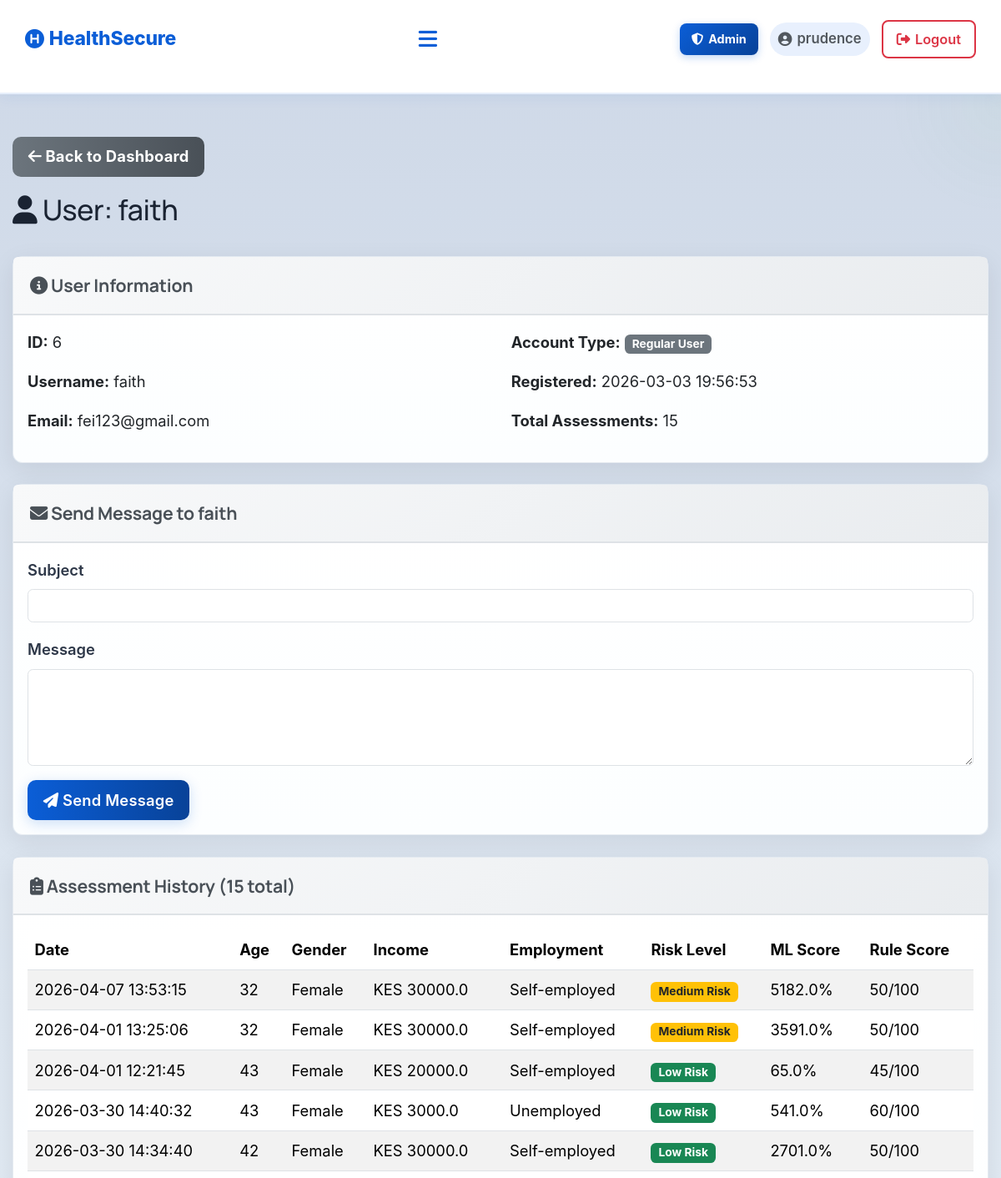
Page /admin/user/6 (signed in, upper part) on the earlier database version.
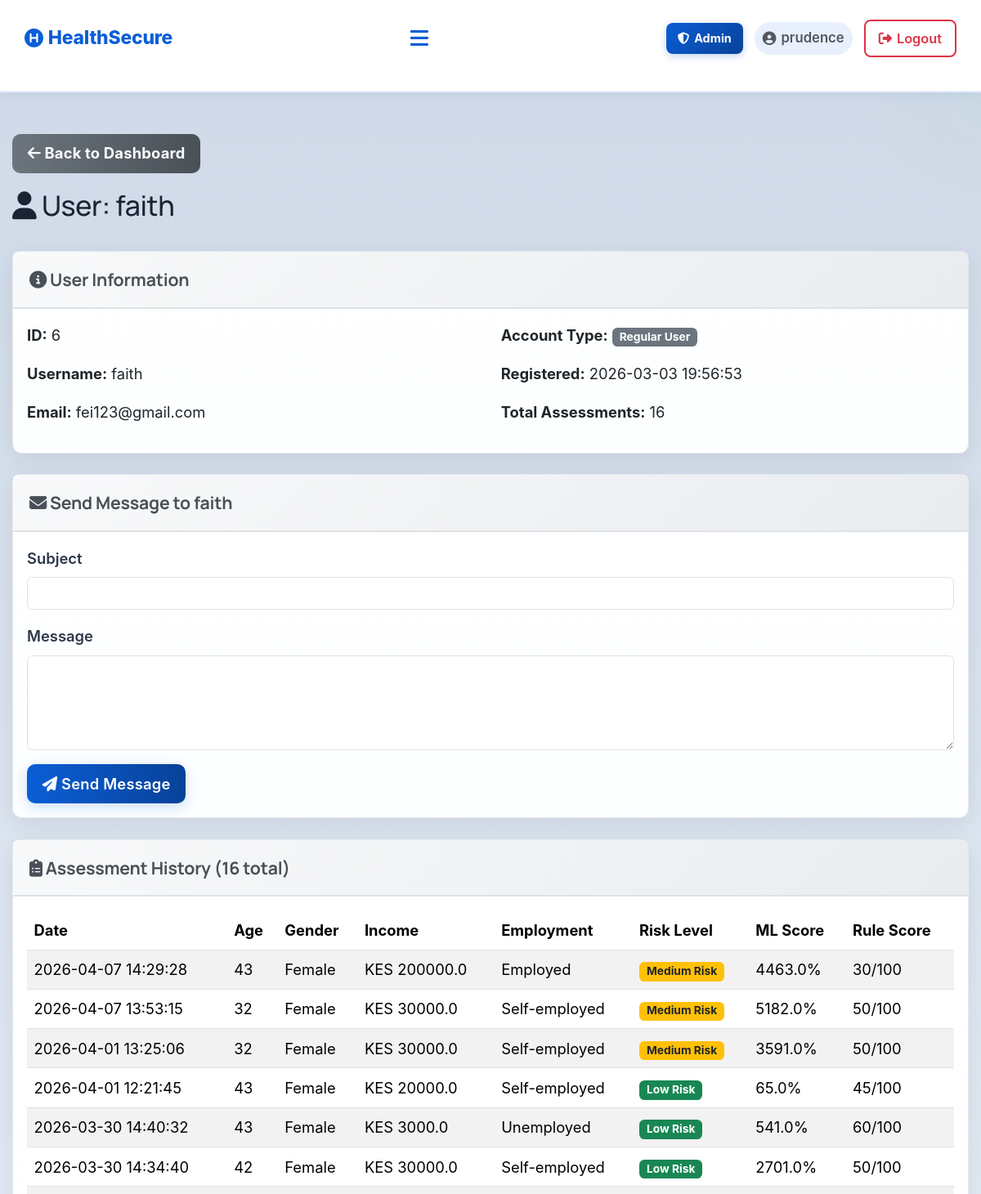
Same page on the later database version.
### tables this page shows
CREATE TABLE users (
            id INTEGER PRIMARY KEY AUTOINCREMENT,
            username TEXT UNIQUE NOT NULL,
            email TEXT UNIQUE NOT NULL,
            password TEXT NOT NULL,
            created_at TIMESTAMP DEFAULT CURRENT_TIMESTAMP
        , is_admin INTEGER DEFAULT 0);

CREATE TABLE assessments (
            id INTEGER PRIMARY KEY AUTOINCREMENT,
            user_id INTEGER NOT NULL,
            age INTEGER,
            gender TEXT,
            marital_status TEXT,
            employment_status TEXT,
            income REAL,
            children INTEGER,
            education_level TEXT,
            residence_type TEXT,
            chronic_illness TEXT,
            family_size INTEGER,
            healthcare_knowledge TEXT,
            hospital_visit_gap REAL,
            routine_checkups INTEGER,
            cancer_screening INTEGER,
            dental_checkup INTEGER,
            mental_health_support INTEGER,
            risk_level TEXT,
            probability REAL,
            created_at TIMESTAMP DEFAULT CURRENT_TIMESTAMP, rule_based_score INTEGER DEFAULT 0, rule_based_category TEXT DEFAULT "Unknown",
            FOREIGN KEY (user_id) REFERENCES users (id)
        );

### app.py (the view)
@app.route('/admin/user/<int:user_id>')
@admin_required
def admin_view_user(user_id):
    conn = get_db_connection()
    user = conn.execute('SELECT * FROM users WHERE id = ?', (user_id,)).fetchone()
    if not user:
        flash('User not found!', 'danger')
        return redirect(url_for('admin_dashboard'))
    assessments = conn.execute('''
        SELECT * FROM assessments
        WHERE user_id = ?
        ORDER BY created_at DESC
    ''', (user_id,)).fetchall()
    conn.close()
    return render_template('admin_user_view.html',
                          username=session.get('username'),
                          user=user,
                          assessments=assessments)

### app.py (called while the page is built)
@app.context_processor
def inject_assessment_results():
    return {
        'has_results': session.get('assessment_result') is not None,
        'assessment_result': session.get('assessment_result'),
        'assessment_user_data': session.get('user_data')
    }

def get_db_connection():
    conn = sqlite3.connect(DATABASE)
    conn.row_factory = sqlite3.Row
    return conn

def is_admin():
    return bool(session.get('logged_in')) and session.get('is_admin', 0) == 1

def admin_required(f):
    from functools import wraps
    @wraps(f)
    def decorated_function(*args, **kwargs):
        if not session.get('logged_in'):
            flash('Please log in to access this page.', 'warning')
            return redirect(url_for('login'))
        if not is_admin():
            flash('Access denied. Admin privileges required.', 'danger')
            return redirect(url_for('index'))
        return f(*args, **kwargs)
    return decorated_function

### templates/admin_user_view.html (shortened to what this page needs)
{% extends 'base.html' %}
{% block extra_css %}
<link rel="stylesheet" href="{{ url_for('static', filename='css/admin.css') }}">
{% endblock %}
{% block content %}
<div class="container mt-5">
    <div class="row mb-4">
        <div class="col-12">
            <a href="{{ url_for('admin_dashboard') }}" class="btn btn-secondary mb-3">
                <i class="fas fa-arrow-left"></i> Back to Dashboard
            </a>
            <h2><i class="fas fa-user"></i> User: {{ user.username }}</h2>
        </div>
    </div>
    <div class="card mb-4">
        <div class="card-header">
            <h5><i class="fas fa-info-circle"></i> User Information</h5>
        </div>
        <div class="card-body">
            <div class="row">
                <div class="col-md-6">
                    <p><strong>ID:</strong> {{ user.id }}</p>
                    <p><strong>Username:</strong> {{ user.username }}</p>
                    <p><strong>Email:</strong> {{ user.email }}</p>
                </div>
                <div class="col-md-6">
                    <p><strong>Account Type:</strong>
                        {% if user.is_admin == 1 %}
                        <span class="badge bg-danger">Administrator</span>
                        {% else %}
                        <span class="badge bg-secondary">Regular User</span>
                        {% endif %}
                    </p>
                    <p><strong>Registered:</strong> {{ user.created_at }}</p>
                    <p><strong>Total Assessments:</strong> {{ assessments|length }}</p>
                </div>
            </div>
        </div>
    </div>
    <div class="card mb-4">
        <div class="card-header">
            <h5><i class="fas fa-envelope"></i> Send Message to {{ user.username }}</h5>
        </div>
        <div class="card-body">
            <form method="POST" action="{{ url_for('admin_send_message', user_id=user.id) }}">
                <div class="mb-3">
                    <label for="subject" class="form-label">Subject</label>
                    <input type="text" class="form-control" id="subject" name="subject" required>
                </div>
                <div class="mb-3">
                    <label for="message" class="form-label">Message</label>
                    <textarea class="form-control" id="message" name="message" rows="4" required></textarea>
                </div>
                <button type="submit" class="btn btn-primary">
                    <i class="fas fa-paper-plane"></i> Send Message
                </button>
            </form>
        </div>
    </div>
    <div class="card">
        <div class="card-header">
            <h5><i class="fas fa-clipboard-list"></i> Assessment History ({{ assessments|length }} total)</h5>
        </div>
        <div class="card-body">
            {% if assessments %}
            <div class="table-responsive">
                <table class="table table-striped table-hover">
                    <thead>
                        <tr>
                            <th>Date</th>
                            <th>Age</th>
                            <th>Gender</th>
                            <th>Income</th>
                            <th>Employment</th>
                            <th>Risk Level</th>
                            <th>ML Score</th>
                            <th>Rule Score</th>
                        </tr>
                    </thead>
                    <tbody>
                        {% for assessment in assessments %}
                        <tr>
                            <td>{{ assessment.created_at }}</td>
                            <td>{{ assessment.age }}</td>
                            <td>{{ assessment.gender }}</td>
                            <td>KES {{ assessment.income|round(0) }}</td>
                            <td>{{ assessment.employment_status }}</td>
                            <td>
                                {% if assessment.risk_level == 'High Risk' %}
                                <span class="badge bg-danger">{{ assessment.risk_level }}</span>
                                {% elif assessment.risk_level == 'Medium Risk' %}
                                <span class="badge bg-warning text-dark">{{ assessment.risk_level }}</span>
                                {% else %}
                                <span class="badge bg-success">{{ assessment.risk_level }}</span>
                                {% endif %}
                            </td>
                            <td>{{ (assessment.probability * 100)|round(1) }}%</td>
                            <td>{{ assessment.rule_based_score }}/100</td>
                        </tr>
                        {% endfor %}
                    </tbody>
                </table>
            </div>
            {% else %}
            <p class="text-muted">No assessments yet for this user.</p>
            {% endif %}
        </div>
    </div>
</div>
{% endblock %}

### templates/base.html (shortened to what this page needs)
<!DOCTYPE html>
<html lang="en">
<head>
    <link rel="stylesheet" href="https://cdn.jsdelivr.net/npm/bootstrap@5.3.2/dist/css/bootstrap.min.css">
    <link rel="stylesheet" href="https://cdnjs.cloudflare.com/ajax/libs/font-awesome/6.4.0/css/all.min.css">
    <link rel="stylesheet" href="{{ url_for('static', filename='css/base.css') }}">
    <link rel="stylesheet" href="{{ url_for('static', filename='css/style.css') }}">
    {% block extra_css %}{% endblock %}
</head>
<body>
<nav class="navbar" role="navigation" aria-label="Main navigation">
    <a href="{{ url_for('index') }}" class="logo" aria-label="HealthSecure Home">
        <i class="fa-solid fa-circle-h" aria-hidden="true"></i> HealthSecure
    </a>
    <button class="hamburger-menu" id="hamburgerBtn" aria-label="Toggle navigation" aria-expanded="false" aria-controls="navLinks">
        <i class="fa-solid fa-bars" aria-hidden="true"></i>
    </button>
    <div class="nav-right">
        {% if session.logged_in %}
            {% if session.is_admin == 1 %}
                <a href="{{ url_for('admin_dashboard') }}" class="nav-admin-link">
                    <i class="fa-solid fa-shield-halved" aria-hidden="true"></i> Admin
                </a>
            {% endif %}
            <span class="nav-username">
                <i class="fa-solid fa-circle-user" aria-hidden="true"></i> {{ session.username }}
            </span>
            <a href="{{ url_for('logout') }}" class="nav-auth-link nav-logout-link">
                <i class="fas fa-sign-out-alt" aria-hidden="true"></i> Logout
            </a>
        {% endif %}
    </div>
</nav>
<main id="main-content">
    {% block content %}{% endblock %}
</main>
</body>
</html>

### static/css/style.css (style rules this page uses)
:root { --bg: #f6f9fc; --surface: #ffffff; --primary: #0b5ed7; --primary-dark: #084298; --primary-light: #e8f0fd; --accent: #28a745; --muted: #52585e; --text: #1a2332; --soft: #eef2f6; --glass: rgba(255,255,255,0.75); --card-shadow: 0 8px 30px rgba(2,12,27,0.08); --radius: 12px; --transition: all 0.25s ease; }
* { margin: 0; padding: 0; box-sizing: border-box; font-family: "Inter", "Segoe UI", system-ui, sans-serif; }
html, body { overflow-x: hidden; max-width: 100%; }
body { background: linear-gradient(180deg, #ced8e7 0%, #eef6fb 100%); color: var(--text); -webkit-font-smoothing: antialiased; -moz-osx-font-smoothing: grayscale; position: relative; min-height: 100vh; width: 100%; }
body::before { content: ""; position: fixed; top: -7%; right: -7%; width: 420px; height: 420px; background: radial-gradient(circle at 30% 30%, rgba(4, 30, 68, 0.06), transparent 30%), radial-gradient(circle at 80% 70%, rgba(123,211,137,0.04), transparent 30%); pointer-events: none; z-index: 0; }
.navbar { display: flex; align-items: center; justify-content: space-between; padding: 14px 5%; background: #ffffff; backdrop-filter: blur(10px); border-bottom: 2px solid rgba(11, 94, 215, 0.10); box-shadow: 0 2px 16px rgba(11,94,215,0.08); position: sticky; top: 0; z-index: 1000; }
.logo { font-size: 1.35rem; font-weight: 800; color: var(--primary); letter-spacing: -0.2px; text-decoration: none; display: inline-flex; align-items: center; gap: 6px; flex-shrink: 0; }
.nav-right { display: flex; align-items: center; gap: 14px; }
.btn { border-radius: 10px; padding: .6rem 1.1rem; font-weight: 700; letter-spacing: 0.2px; transition: transform .12s ease, box-shadow .12s ease, opacity .12s ease; }
.btn-primary, .btn-success { background: linear-gradient(90deg, var(--primary), var(--primary-dark)) !important; border: none !important; color: #ffffff !important; box-shadow: 0 4px 16px rgba(11,94,215,0.20); font-weight: 600; }
.btn-secondary { background: linear-gradient(90deg, #6c757d, #495057) !important; color: #ffffff !important; border: none !important; }
.card, .feature-card { border-radius: 12px; }
.card { min-height: 100%; display: flex; flex-direction: column; }
.card-body { flex: 1; display: flex; flex-direction: column; }
.table { background: white; border-radius: 8px; overflow: hidden; }
@media (max-width: 1200px) { .navbar { padding: 18px 30px; } }
.btn-primary { background: var(--secondary); color: white; }
.table-responsive { overflow-x: auto; }
.card-header { background: linear-gradient(135deg, #f8f9fa 0%, #e9ecef 100%); padding: 20px; border-bottom: 2px solid #dee2e6; }
.card-header h5 { margin: 0; color: #495057; font-weight: 700; }
.form-label { display: block; margin-bottom: 8px; font-weight: 600; color: #2d3748; }

### static/css/admin.css (style rules this page uses)
.table-responsive { overflow-x: auto; }

Differences in the rows shown:
added assessments: created_at "2026-04-07 14:29:28", age "43", gender "Female", income "200000.0", employment_status "Employed", risk_level "Medium Risk", (assessment.probability*100)|round(1) "4463.0", rule_based_score "30"
Other differences:
{{ assessments|length }}: "15" → "16"
